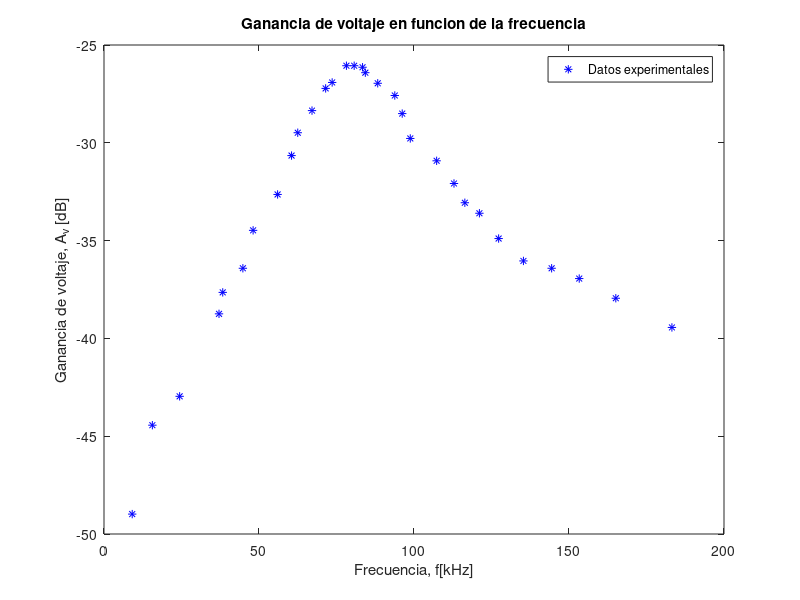
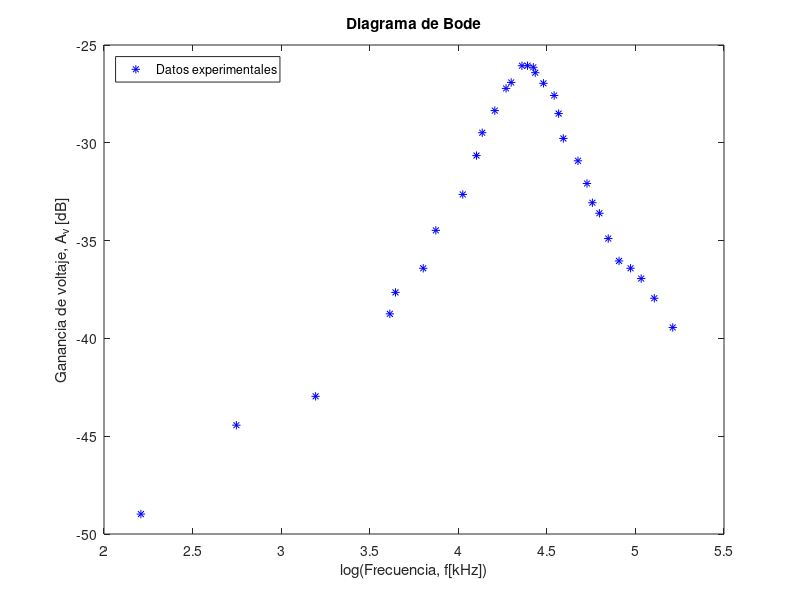

MATLAB code to generate these figures, in order:
clear all; close all;
format long
vi = 4.5;
x = [9.1 15.6 24.4 37.1 38.3 44.8 48.1 56.0 60.5 62.5 67.1 71.5 73.6 78.2 80.7 83.4 84.3 88.3 93.8 96.2 98.8 107.3 112.9 116.4 121.1 127.3 135.3 144.4 153.3 165.1 183.2];
y = [0.016 0.027 0.032 0.052 0.059 0.068 0.085 0.105 0.132 0.151 0.172 0.196 0.203 0.224 0.224 0.222 0.215 0.202 0.188 0.169 0.146 0.128 0.112 0.1 0.094 0.081 0.071 0.068 0.064 0.057 0.048];
y = 20*log10(y/vi); 
figure(1); clf;
plot (x,y,'b*')
legend('Datos experimentales') 
xlabel('Frecuencia, f[kHz]');ylabel('Ganancia de voltaje, A_{v} [dB]');
title('Ganancia de voltaje en funcion de la frecuencia')
print -djpeg -r100 grafica_ganancia.jpg
x = log(x);
size(x)
size(y)
N = size(x)(2)

sxy = sum(x.*y);
sxx = sum(x.*x);
syy = sum(y.*y);
sx = sum(x);
sy = sum(y);
a = (((N)*(sxy))-((sx)*(sy)))/(((N)*(sxx))-((sx)*(sx)))
b = (((sxx)*(sy))-((sx)*(sxy)))/(((N)*(sxx))-((sx)*(sx)))
e = (y-((a*x)+b)).^2;
sei = sum(e);
incertidumbrea=sqrt((sei)/(N-2))*sqrt((N)/(((N)*(sxx))-((sx)*(sx))))
incertidumbreb=sqrt((sei)/(N-2))*sqrt((sxx)/(((N)*(sxx))-((sx)*(sx))))
r = (((N)*(sxy))-((sx)*(sy)))/(sqrt(((N)*(sxx))-((sx)*(sx)))*sqrt(((N)*(syy))-((sy)*(sy))))

%%%%%%%%%%%%%%%%%%%%%%%%%%%%%%%%%%%%%%%%%%%%%%%

figure(2); clf;
plot(x,y,'b*')
legend('Datos experimentales','Location','northwest') 
xlabel('log(Frecuencia, f[kHz])');ylabel('Ganancia de voltaje, A_{v} [dB]');
title('Diagrama de Bode')
%text (75, 19, strcat ('\fontsize{15}\leftarrow V_{f} = (0.2874\pm0.0027) I_{f} -(0.91\pm0.20)'));
print -djpeg -r100 grafica_bode.jpg
